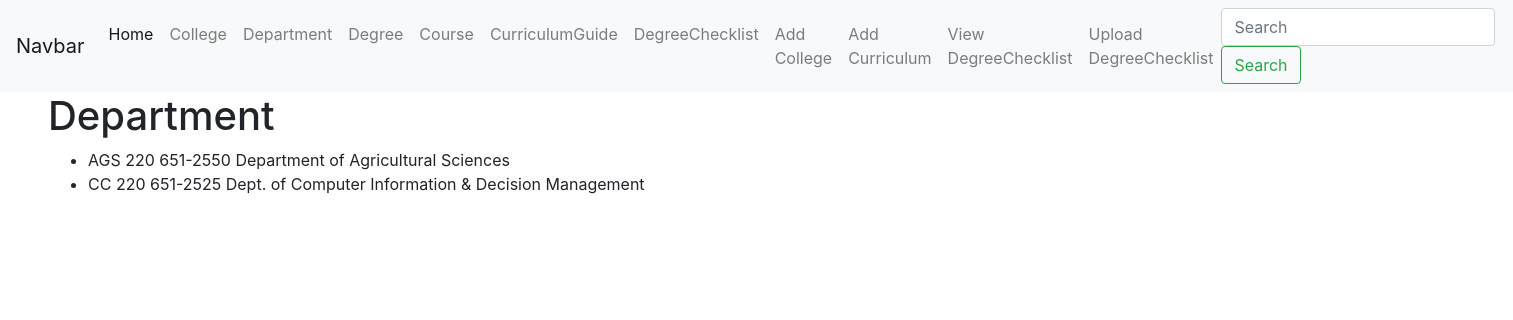
Screenshot of /department with the database file from the repository.
### degree_checklist/models.py (models this page shows)
class Department(models.Model):
    DepartmentID = models.CharField(max_length=50, primary_key=True)
    DepartmentName = models.CharField(max_length=200)
    CollegeID = models.ForeignKey(College, on_delete=models.CASCADE)

### degree_checklist/views.py (the view)
# urls.py: path('department', views.all_department, name="list-department"),
def all_department(request):
    department_list = Department.objects.all().order_by('DepartmentName')
    return render(request, 'department.html',
    {
        'department_list' : department_list,
        "title": "Department"
        }
    )

### degree_checklist/templates/department.html
{% extends "base.html" %}
{% block content %}
    <h1>{{ title }}</h1>
    <ul>
        {% for department in department_list %}
             <li> {{ department.DepartmentID }} {{ department.DepartmentName }} </li>
        {% endfor %}
    </ul>
{% endblock %}

### rows the page displays
Department: DepartmentID "AGS 220 651-2550", DepartmentName "Department of Agricultural Sciences"
Department: DepartmentID "CC 220 651-2525", DepartmentName "Dept. of Computer Information & Decision Management"

### other values shown
{{ title }} "Department"
